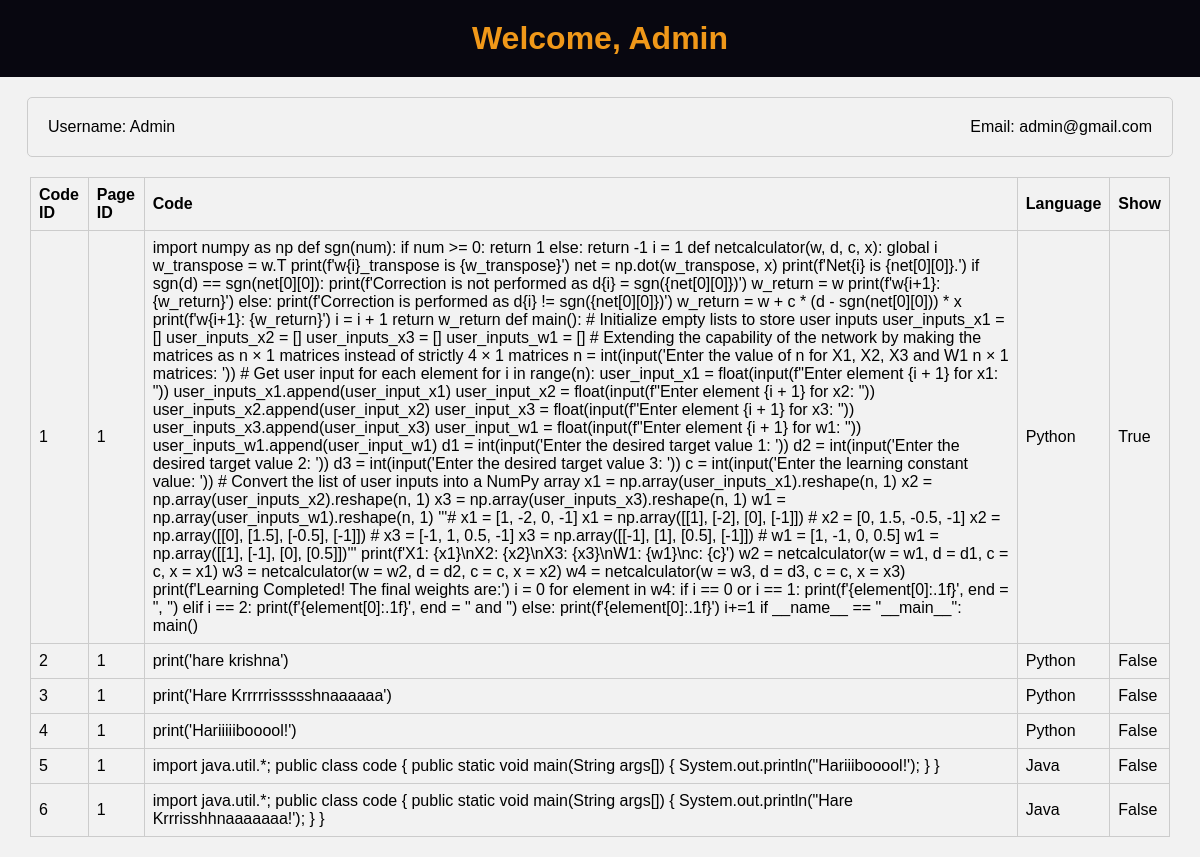
Screenshot of /dashboard/ (signed in) with the database file from the repository.
### main/models.py (models this page shows)
class Code(models.Model):
    pgid = models.IntegerField()                              # Page id
    code = models.TextField()                                 # Actual code to be displayed
    cdid = models.IntegerField()                              # Code id
    lang = models.CharField(max_length=50, default=None)      # language of code, e.g., Python, Java
    show = models.BooleanField(default=False)                 # Show flag

### main/views.py (the view)
# urls.py: path('dashboard/', views.Dashboard, name='dashboard'),
def Dashboard(request):
    codes_contributed = Contributors.objects.filter(userid=request.session.get('usrid'))
    code_data = Code.objects.filter(cdid__in=[code_contributed.codeid for code_contributed in codes_contributed])
    merged_data = list()
    for code_contributed in codes_contributed:
        code_record = code_data.filter(cdid=code_contributed.codeid).first()
        if code_record:
            merged_data.append({
                "userid": code_contributed.userid,
                "codeid": code_contributed.codeid,
                "pgid": code_record.pgid,
                "code": code_record.code,
                "lang": code_record.lang,
                "show": code_record.show,
            })
        else:
            merged_data.append({
                "userid": code_contributed.userid,
                "codeid": code_contributed.codeid,
            })
    return render(request, "main/dashboard.html", {"uname": request.session.get('uname'),
                                                   "email": request.session.get('email'),
                                                   "usrid": request.session.get('usrid'),
                                                   "c_lst": merged_data})

### templates/main/dashboard.html (shortened to what this page needs)
<!DOCTYPE html>
<html>
<head>
</head>
<body>
    <h1>Welcome, {{ uname|capfirst }}</h1>
    <div class="user-box">
        <div class="user-name">Username: {{ uname|capfirst }}</div>
        <div class="user-email">Email: {{ email }}</div>
    </div>
    <table>
        <thead>
            <tr>
                <th>Code ID</th>
                <th>Page ID</th>
                <th>Code</th>
                <th>Language</th>
                <th>Show</th>
            </tr>
        </thead>
        <tbody>
            {% for data in c_lst %}
                <tr>
                    <td>{{ data.codeid }}</td>
                    <td>{{ data.pgid }}</td>
                    <td>{{ data.code }}</td>
                    <td>{{ data.lang }}</td>
                    <td>{{ data.show }}</td>
                </tr>
            {% endfor %}
        </tbody>
    </table>
</body>
</html>

### templates/main/dashboard.html (style rules this page uses)
body { font-family: Arial, sans-serif; background-color: #f2f2f2; margin: 0; padding: 0; }
h1 { background-color: #080710; color: #f09819; padding: 20px; text-align: center; margin: 0; }
table { border-collapse: collapse; width: 95%; padding: 20px; border: 1px solid #ccc; border-radius: 5px; text-align: center; margin: 20px auto; }
th, td { border: 1px solid #ccc; border-radius: 5px; padding: 8px; text-align: left; }
tr:nth-child(odd) { background-color: #f2f2f2; }
.user-box { display: flex; justify-content: space-between; align-items: center; width: 92%; padding: 20px; border: 1px solid #ccc; border-radius: 5px; text-align: center; margin: 20px auto; }
.user-name { font-size: 16px; }
.user-email { font-size: 16px; }

### rows the page displays
Code: code "import numpy as np def sgn(num): if num >= 0: return 1 else: return -1 i = 1 def netcalculator(w, d, c, x): global i w_transpose = w.T print(f'w{i}_transpose is {w_transpose}') net = np.dot(w_transpose, x) print(f'Net{i} is {net[0][0]}.') if sgn(d) == sgn(net[0][0]): print(f'Correction is not performed as d{i} = sgn({net[0][0]})') w_return = w print(f'w{i+1}: {w_return}') else: print(f'Correction is performed as d{i} != sgn({net[0][0]})') w_return = w + c * (d - sgn(net[0][0])) * x print(f'w{i+1}: {w_return}') i = i + 1 return w_return def main(): # Initialize empty lists to store user inputs user_inputs_x1 = [] user_inputs_x2 = [] user_inputs_x3 = [] user_inputs_w1 = [] # Extending the…", lang "Python"
Code: code "print('hare krishna')", lang "Python"
Code: code "print('Hare Krrrrrissssshnaaaaaa')", lang "Python"
Code: code "print('Hariiiiibooool!')", lang "Python"
Code: code "import java.util.*; public class code { public static void main(String args[]) { System.out.println(\"Hariiibooool!'); } }", lang "Java"
Code: code "import java.util.*; public class code { public static void main(String args[]) { System.out.println(\"Hare Krrrisshhnaaaaaaa!'); } }", lang "Java"

### other values shown
{{ uname|capfirst }} "Admin"
{{ email }} "admin@gmail.com"
{{ data.codeid }} "1" "2" "3" "4" "5" "6"
{{ data.pgid }} "1" "1" "1" "1" "1" "1"
{{ data.show }} "True" "False" "False" "False" "False" "False"
